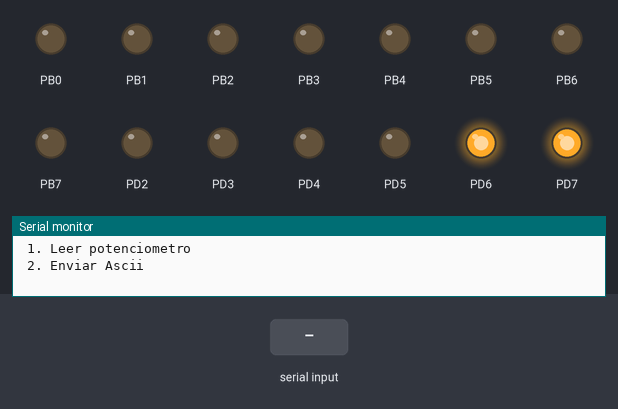
This program was run on a simulated ATmega328P, built with avr-gcc and emulated at 16 MHz. Shown: output pins drawn as LEDs (lit = HIGH), the last lines printed to the serial monitor. Inputs (shaded band) come from the test bench.

Above: at 1.2 s.
1.3 s: "2\n" received over Serial
At 2.4 s:
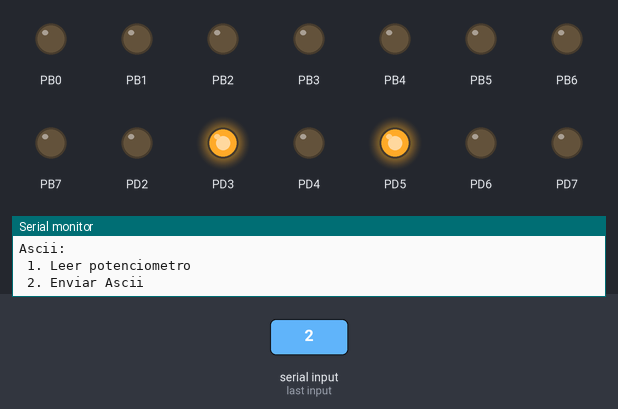
2.8 s: byte 49 ('1') received over Serial
Timing chart, 0 to 5.8 s (numbered marks = the images above; inputs shaded):
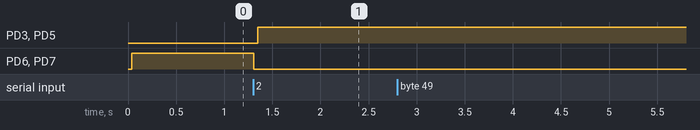

Measured:
- after the input at 1.3 s, PD3, PD5: LOW → HIGH after 0.05 s; PD6, PD7: HIGH → LOW at once

The program:

main.c
```c
/* Universidad del Valle de Guatemala
 * IE2023: Programacion de microcontroladores
 * Autor: Alejandra Marcos
 * PreLab5.c
 *
 * Created: 18/04/2024 16:59:24
 * Author : jaidy
 */
#define F_CPU 16000000
#include <avr/io.h>
#include <util/delay.h>
#include <avr/interrupt.h>
#include <stdio.h>
#include "ADC/ADC.h"

void init_UART(void);
void write_UART(char caracter);
void txt_write_UART(char* cadena);

int adcValue1 = 0;
uint8_t StateAscii = 0;
uint8_t StatePot = 0;
char buffLast = '0';
char buffer[10];

volatile char bufferRX;


int main(void)
{
	init_UART();
	initADC();
	sei();
	DDRD = 0xFF;
	DDRB = 0xFF;
	txt_write_UART(" 1. Leer potenciometro\n");
	txt_write_UART(" 2. Enviar Ascii\n");
	PORTD = 0;
	PORTB = 0;
	while (1){

		PORTD = buffLast<<2;
		PORTB = buffLast>>6;

		if (StatePot == 1){
			adcValue1 = ADC_CONVERT(0);

			sprintf(buffer, "%d", adcValue1);
			txt_write_UART("\nVoltaje: ");
			txt_write_UART(buffer);
			txt_write_UART("\n");
			txt_write_UART("\n 1. Leer potenciometro\n");
			txt_write_UART(" 2. Enviar Ascii\n");
			StatePot = 0;
		}
	}
}

void init_UART(void){
	//CONFIGUTAR RX Y TX
	DDRD &=~(1 << DDD0);
	DDRD |= (1 << DDD1);
	//CONFIGUTAR EL REGISTRO A (MODO FAST U2X0 = 1)
	UCSR0A = 0;
	UCSR0A |= (1 << U2X0);
	//CONFIGURAR EL REGISTRO B (HABILITAR ISR RX, HABILITAR RX Y TX)
	UCSR0B = 0;
	UCSR0B |= (1 << RXCIE0)|(1 << RXEN0)|(1 << TXEN0);
	//CONFIGURAR FRAME (8 BITS DE DATO, NO PARIDAD, 1 BIT STOP)
	UCSR0C = 0;
	UCSR0C |= (1 << UCSZ01)|(1 << UCSZ00);
	//CONFIGURAR BAUDRATE 9600
	UBRR0 = 207;
}

void write_UART(char caracter){
	while (!(UCSR0A & (1 << UDRE0)));
	UDR0 = caracter;
}

void txt_write_UART(char* cadena){			//cadena de caracteres de tipo char
	while(*cadena !=0x00){
		write_UART(*cadena);				//transmite los caracteres de cadena
		cadena++;							//incrementa la ubicación de los caracteres en cadena
	}										//para enviar el siguiente caracter de cadena
}

ISR(USART_RX_vect){
	bufferRX = UDR0;
	if(StateAscii >=1){
		//PORTB |= (1<<PB5);
		buffLast = bufferRX;
	}
	while(!(UCSR0A&(1<<UDRE0)));
	//UDR0 = bufferRX;
	if (StateAscii >= 1){
		StateAscii++;
		if (StateAscii >= 2){
			StateAscii = 0;
			txt_write_UART("\n");
			txt_write_UART("\n 1. Leer potenciometro\n");
			txt_write_UART(" 2. Enviar Ascii\n");
		}
	}
	if (StatePot == 1){
		if (bufferRX == '0'){
			StatePot = 0;
			txt_write_UART("\n");
			txt_write_UART("\n 1. Leer potenciometro\n");
			txt_write_UART(" 2. Enviar Ascii\n");
		}
	}
	if (bufferRX == '1'){
		if (StateAscii == 0){

			StatePot = 1;
		}
		} else if (bufferRX == '2'){
		if (StateAscii == 0){
			txt_write_UART("\nAscii: ");
			StateAscii = 1;
			PORTD = 0;
			PORTB = 0;
		}
	}

}
```

ADC.c
```c
/*
 * ADC.c
 *
 * Created: 16/04/2024 22:45:42
 *  Author: jaidy
 */
#include "ADC.h"

void initADC(void){
	ADMUX = 0;
	ADMUX |= (1 << REFS0);		// VREF = AVCC
	ADMUX &= ~(1 << REFS1);		// VREF = AVCC
	ADMUX &= ~(1 << ADLAR);		// JUSTIFICACION A LA DERECHA

	ADCSRA = 0;
	ADCSRA |= (1 << ADEN);		// ENCIENDER EL ADC
	//ADCSRA |= (1 << ADIE);		// HABILITAR ISR ADC
	ADCSRA |= (1 << ADPS0);
	ADCSRA |= (1 << ADPS1);
	ADCSRA |= (1 << ADPS2);		// PRESCALES 128 -> 16M = 125kHz

	DIDR0 |= (1 << ADC0D);		// DESABILITAR LA ENTRADA DIGITAL PC0
	DIDR0 |= (1 << ADC1D);		// DESABILITAR LA ENTRADA DIGITAL PC1
	DIDR0 |= (1 << ADC2D);		// DESABILITAR LA ENTRADA DIGITAL PC1
}

uint16_t ADC_CONVERT(uint8_t canal){
	ADMUX = (ADMUX & 0xF0)|canal;	// SELECCION DEL CANAL
	ADCSRA |= (1<<ADSC);			// INICIA EL ADC
	while((ADCSRA)&(1<<ADSC));		// FINALIZA LA CONVERSION
	return(ADC);
}
```

ADC.h
```c
/*
 * ADC.h
 *
 * Created: 16/04/2024 22:44:03
 *  Author: jaidy
 */


#ifndef ADC_H_
#define ADC_H_

#include <avr/io.h>
#include <stdint.h>

void initADC(void);

uint16_t ADC_CONVERT(uint8_t canal);

#endif /* ADC_H_ */
```
